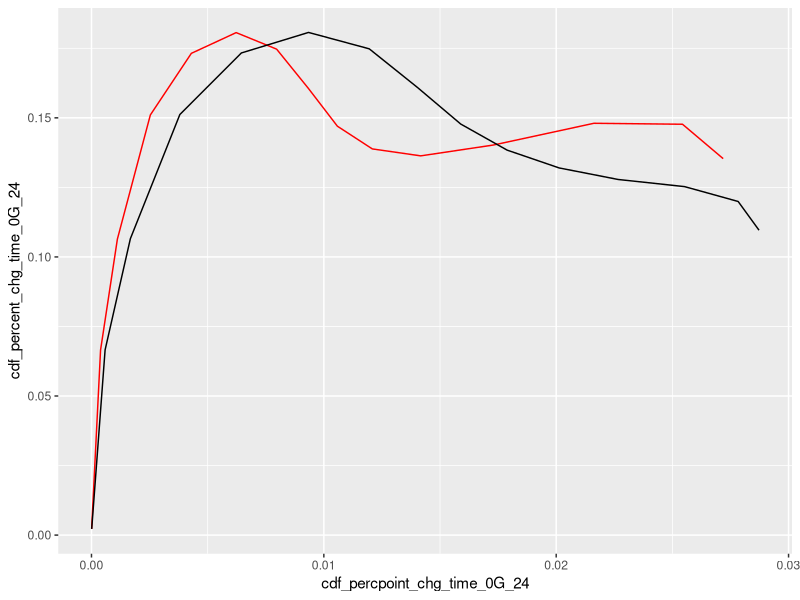
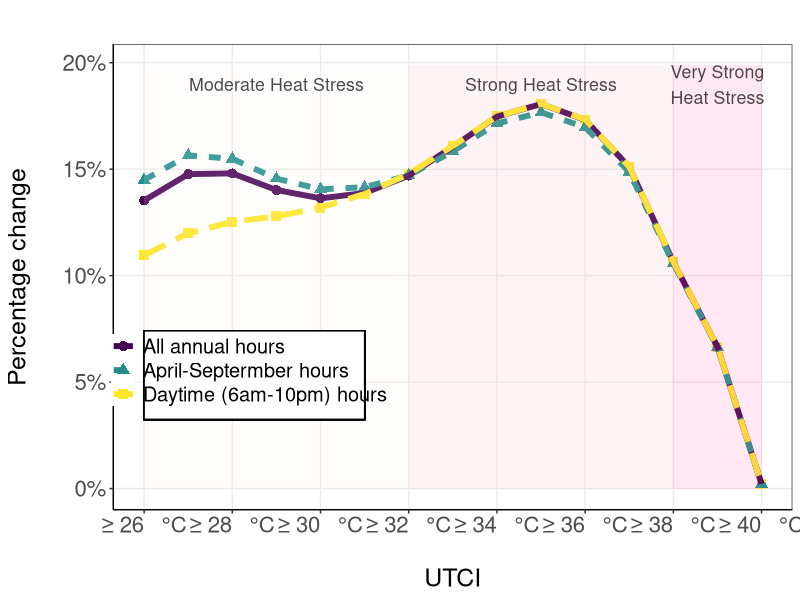
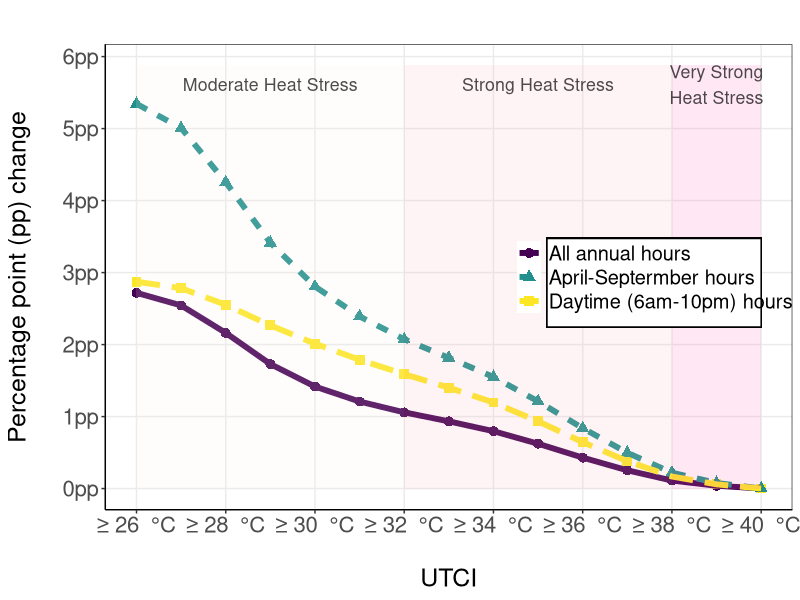
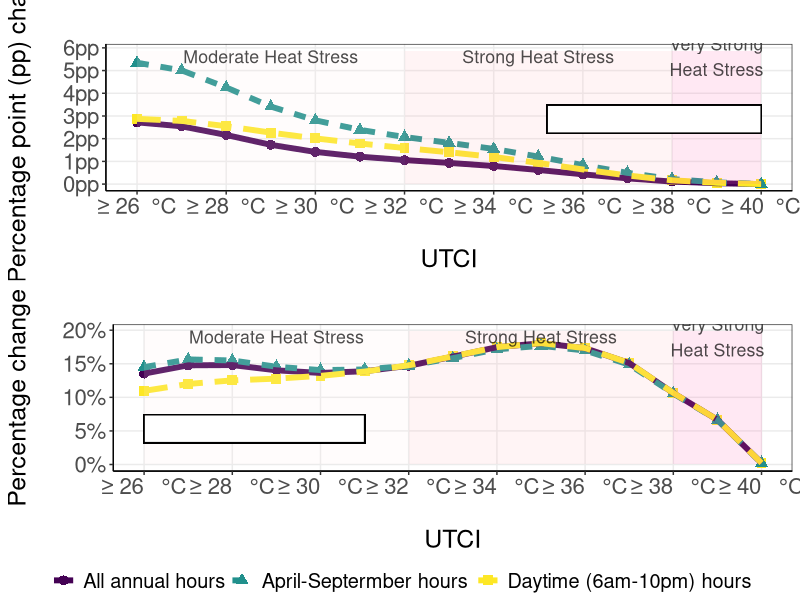

Source code (R) for these figures, in order:
library(readr)
library(dplyr)
library(tidyr)
library(ggplot2)
library(viridis)
library(ggpubr)

setwd(
  "C:/Users/Kaifs/OneDrive/Documents/dropbox_penn/Dropbox/GitHub/PrjCEC/res/res_mean_child/"
)
tab_a_24vsday_data <- read.csv("tab_a_24vsday_data.csv")
tab_b_season_data <- read.csv("tab_b_season_data.csv")




#test graph
tab_a_24vsday_data %>%
  filter(utci_thres >= 26) %>%
  ggplot() +
  geom_line(aes(x = cdf_percpoint_chg_time_0G_24, y = cdf_percent_chg_time_0G_24),
            col = "red") +
  geom_line(aes(x = cdf_percpoint_chg_time_1G_6t22, y = cdf_percent_chg_time_1G_6t22))


#reshape data into long format
reshape <- cbind(
  tab_a_24vsday_data %>%
    select(
      utci_thres,
      cdf_percpoint_chg_time_0G_24,
      cdf_percpoint_chg_time_1G_6t22
    ) %>%
    mutate(`All annual hours` = cdf_percpoint_chg_time_0G_24,
           `Daytime (6am-10pm) hours` = cdf_percpoint_chg_time_1G_6t22) %>%
    select(
      -cdf_percpoint_chg_time_0G_24,
      -cdf_percpoint_chg_time_1G_6t22
    ) %>%
    pivot_longer(2:3, names_to = "hour_select", values_to = "cdf_percpoint_chg_time"),
  
  tab_a_24vsday_data %>%
    select(
      utci_thres,
      cdf_percent_chg_time_0G_24,
      cdf_percent_chg_time_1G_6t22
    ) %>%
    mutate(`All annual hours` = cdf_percent_chg_time_0G_24,
           `Daytime (6am-10pm) hours` = cdf_percent_chg_time_1G_6t22) %>%
    select(-cdf_percent_chg_time_0G_24, -cdf_percent_chg_time_1G_6t22) %>%
    pivot_longer(2:3, names_to = "hour_select", values_to = "cdf_percent_chg_time") %>%
    select(-hour_select, -utci_thres)
)


tab_b_season_data$hour_select <-"April-Septermber hours"
tab_b_season_data_small <- tab_b_season_data[,c(1,10,4,5)]
colnames(tab_b_season_data_small)<-colnames(reshape)
reshape <- rbind(reshape,tab_b_season_data_small)

# scatter plot show change in level and rate by UTCI threshold

fig1_b<-
  reshape %>%
  filter(utci_thres >= 26) %>%
  ggplot() +
  geom_point(
    aes(
      x = utci_thres,
      y = cdf_percent_chg_time,
      color = hour_select,
      shape = hour_select),
    size=3) +
  geom_line(
    aes(
      x = utci_thres,
      y = cdf_percent_chg_time,
      #size = cdf_percpoint_chg_time,
      color = hour_select,
      linetype = hour_select),
    size=2)+
  theme_bw() +
  theme(
    #panel.border = element_blank(),
    #panel.grid.major = element_blank(),
    panel.grid.minor = element_blank(),
    axis.line = element_line(colour = "black"),
    text = element_text(size = 18),
    axis.text.y = element_text(size = 16),
    axis.text.x = element_text(size = 16)
  ) +
  theme(legend.position = "bottom") +
  labs(x = "\nUTCI",
       y = "Percentage change\n",
       col = "",
       linetype = "",
       shape ="") +
  scale_x_continuous(breaks = seq(26, 40, 2)) +
  scale_x_continuous(
    breaks = seq(26, 40, 2),
    labels = function(x) paste("≥", x, "  °C")
  ) +
  scale_y_continuous(labels = scales::percent) +
  scale_color_viridis(discrete = TRUE) +
  ggtitle("")+
  annotate("rect", xmin = 26, xmax = 32, ymin = 0, ymax = 1.1*max(reshape$cdf_percent_chg_time), fill = "#FFEBEB", alpha = 0.15) +
  annotate("text", x = 29, y = 1.05 * max(reshape$cdf_percent_chg_time), label = "Moderate Heat Stress", color = "black", size = 4.5, alpha = 0.7) +
  annotate("rect", xmin = 32, xmax = 38, ymin = 0, ymax = 1.1*max(reshape$cdf_percent_chg_time), fill = "#FFB6C1", alpha = 0.15) +
  annotate("text", x = 35, y = 1.05 * max(reshape$cdf_percent_chg_time), label = "Strong Heat Stress", color = "black", size = 4.5, alpha = 0.7) +
  annotate("rect", xmin = 38, xmax = 40, ymin = 0, ymax = 1.1*max(reshape$cdf_percent_chg_time), fill = "#FF69B4", alpha = 0.15) +
  annotate("text", x = 39, y = 1.05 * max(reshape$cdf_percent_chg_time), label = "Very Strong\nHeat Stress", color = "black", size = 4.5, alpha = 0.7)+
  theme(legend.position = c(0.2, 0.3))+
  theme(legend.background = element_blank(),
    #legend.box.background = element_rect(fill = "transparent"),
    legend.title = element_blank()
  )+
  geom_rect(aes(xmin = 26, xmax = 31, ymin = 0.18 * max(reshape$cdf_percent_chg_time), ymax = 0.41 * max(reshape$cdf_percent_chg_time)),
            fill = "white", color = "black", size = 0.5)

fig1_b


fig1_a <-
  reshape %>%
  filter(utci_thres >= 26) %>%
  ggplot() +
  geom_point(
    aes(
      x = utci_thres,
      y = cdf_percpoint_chg_time,
      color = hour_select,
      shape = hour_select
    ),
    size = 3
  ) +
  geom_line(
    aes(
      x = utci_thres,
      y = cdf_percpoint_chg_time,
      color = hour_select,
      linetype = hour_select
    ),size = 2
  ) +
  theme_bw() +
  theme(
    #panel.border = element_blank(),
    #panel.grid.major = element_blank(),
    panel.grid.minor = element_blank(),
    axis.line = element_line(colour = "black"),
    text = element_text(size = 18),
    axis.text.y = element_text(size = 16),
    axis.text.x = element_text(size = 16)
  ) +
  theme(legend.position = "bottom") +
  labs(x = "\nUTCI",
       y = "Percentage point (pp) change\n",
       col = "",
       linetype = "",
       shape = "") +
  scale_x_continuous(breaks = seq(26, 40, 2)) +
  scale_x_continuous(
    breaks = seq(26, 40, 2),
    labels = function(x) paste("≥", x, " °C")
  ) +
  scale_y_continuous(labels = scales::label_percent(scale = 100, suffix = "pp"),
                     breaks = seq(0, 0.06, 0.01)) +
  scale_color_viridis(discrete = TRUE) +
  scale_size(labels = scales::percent) +
  ggtitle("") +
  annotate("rect", xmin = 26, xmax = 32, ymin = 0, ymax = 1.1*max(reshape$cdf_percpoint_chg_time), fill = "#FFEBEB", alpha = 0.15) +
  annotate("text", x = 29, y = 1.05 * max(reshape$cdf_percpoint_chg_time), label = "Moderate Heat Stress", color = "black", size = 4.5, alpha = 0.7) +
  #geom_rect(aes(xmin = 27, xmax = 31, ymin = 1.02 * max(reshape$cdf_percpoint_chg_time), ymax = 1.08 * max(reshape$cdf_percpoint_chg_time)),
  #          fill = "transparent", color = "black", size = 0.5)+
  annotate("rect", xmin = 32, xmax = 38, ymin = 0, ymax = 1.1*max(reshape$cdf_percpoint_chg_time), fill = "#FFB6C1", alpha = 0.15) +
  annotate("text", x = 35, y = 1.05 * max(reshape$cdf_percpoint_chg_time), label = "Strong Heat Stress", color = "black", size = 4.5, alpha = 0.7) +
  #geom_rect(aes(xmin = 33, xmax = 37, ymin = 1.02 * max(reshape$cdf_percpoint_chg_time), ymax = 1.08 * max(reshape$cdf_percpoint_chg_time)),
  #          fill = "transparent", color = "black", size = 0.5)+
  annotate("rect", xmin = 38, xmax = 40, ymin = 0, ymax = 1.1*max(reshape$cdf_percpoint_chg_time), fill = "#FF69B4", alpha = 0.15) +
  annotate("text", x = 39, y = 1.05 * max(reshape$cdf_percpoint_chg_time), label = "Very Strong\nHeat Stress", color = "black", size = 4.5, alpha = 0.7)+
  #geom_rect(aes(xmin = 38, xmax = 41, ymin = 1.02 * max(reshape$cdf_percpoint_chg_time), ymax = 1.08 * max(reshape$cdf_percpoint_chg_time)),
  #          fill = "transparent", color = "black", size = 0.5)+
  theme(legend.position = c(0.8, 0.5))+
  theme(legend.background = element_blank(),
        #legend.box.background = element_rect(fill = "transparent"),
        legend.title = element_blank()
        )+
  geom_rect(aes(xmin = 35.2, xmax = 40, ymin = 0.42 * max(reshape$cdf_percpoint_chg_time), ymax = 0.65 * max(reshape$cdf_percpoint_chg_time)),
            fill = "white", color = "black", size = 0.5)

fig1_a

combined_plot <- ggarrange(
  fig1_a + theme(legend.position = "none"),  # Remove legend from the first plot
  fig1_b + theme(legend.position = "none"),  # Remove legend from the second plot
  ncol = 1, nrow = 2,
  common.legend = TRUE, legend = "bottom"
)
combined_plot
